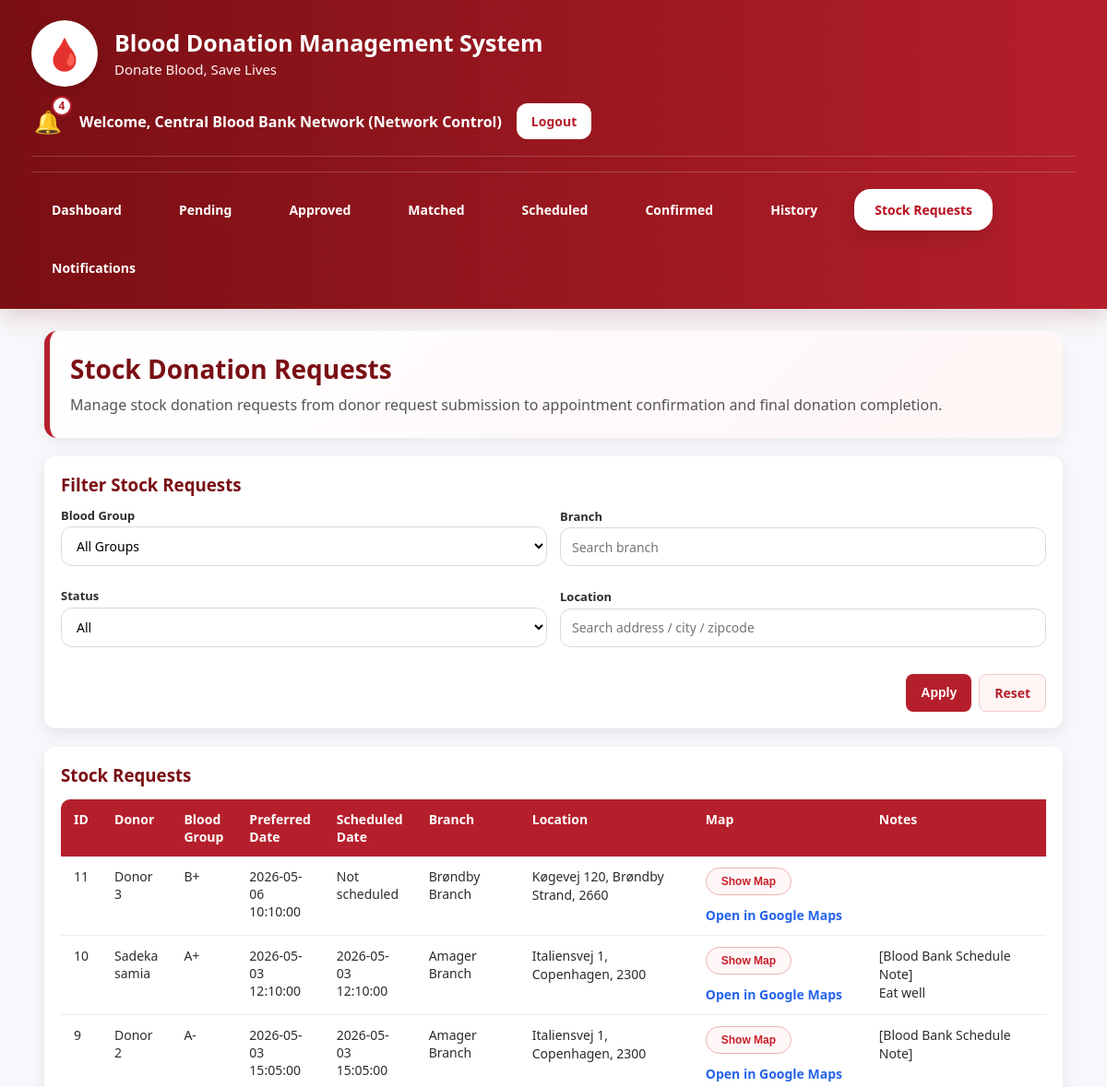
Before: /dashboard/blood_bank_stock_requests.php (signed in, upper part) with the older database file.
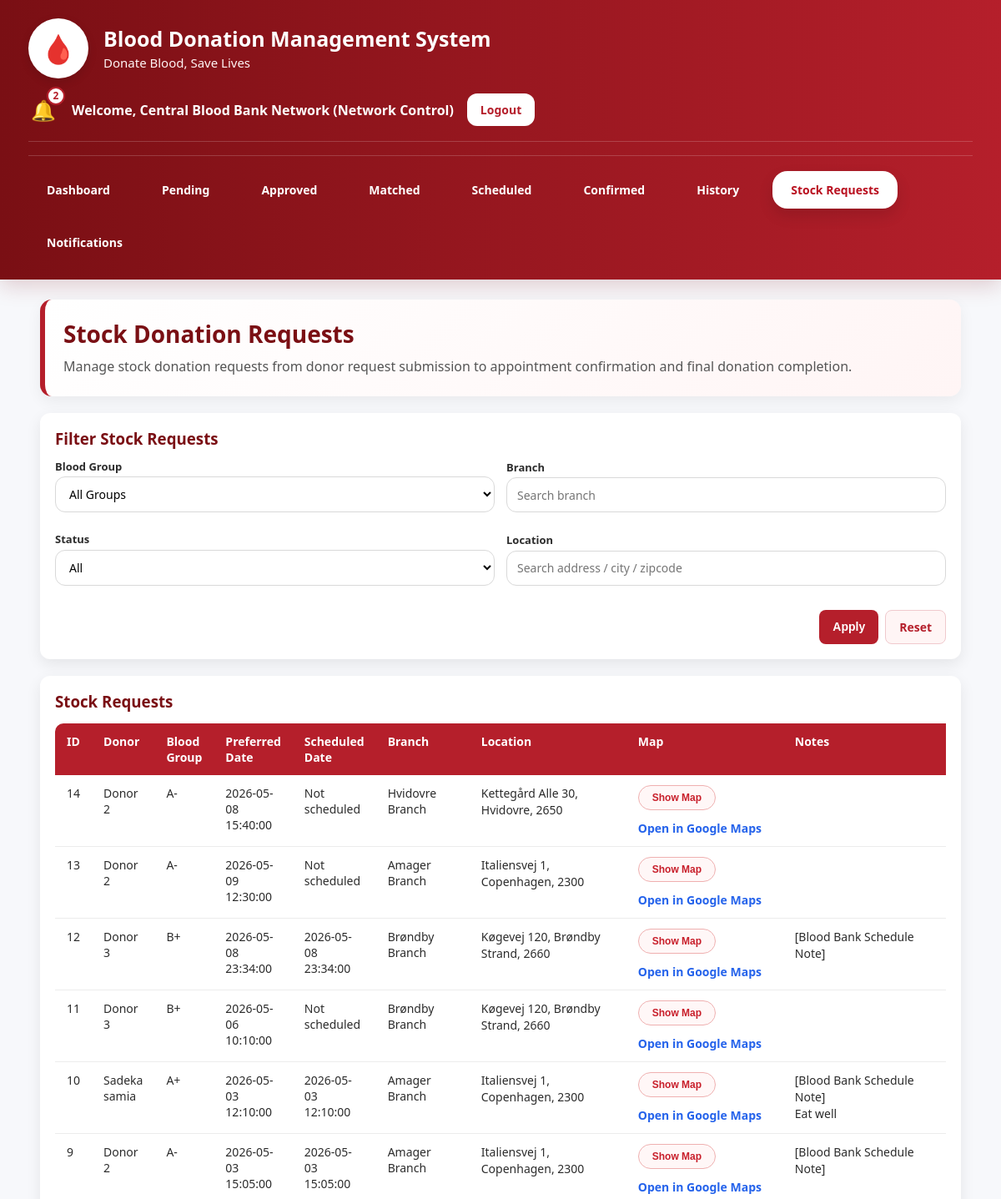
After: the same page with the newer database file.
### tables this page shows
CREATE TABLE `stock_donation_requests` (
  `id` int(11) NOT NULL,
  `donor_id` int(11) NOT NULL,
  `blood_bank_user_id` int(11) NOT NULL,
  `branch_id` int(11) DEFAULT NULL,
  `preferred_date` datetime DEFAULT NULL,
  `scheduled_date` datetime DEFAULT NULL,
  `completed_at` datetime DEFAULT NULL,
  `completion_note` text DEFAULT NULL,
  `notes` text DEFAULT NULL,
  `status` enum('pending','scheduled','confirmed','completed','cancelled') NOT NULL DEFAULT 'pending',
  `created_at` timestamp NOT NULL DEFAULT current_timestamp()
);

CREATE TABLE `users` (
  `id` int(11) NOT NULL,
  `name` varchar(100) NOT NULL,
  `email` varchar(100) NOT NULL,
  `contact_number` varchar(20) DEFAULT NULL,
  `address` varchar(255) DEFAULT NULL,
  `date_of_birth` date DEFAULT NULL,
  `weight` decimal(5,2) DEFAULT NULL,
  `password` varchar(255) NOT NULL,
  `role` enum('admin','blood_bank','donor','recipient') NOT NULL,
  `blood_group` varchar(5) DEFAULT NULL,
  `weight_kg` decimal(5,2) DEFAULT NULL,
  `location` varchar(100) DEFAULT NULL,
  `address_line` varchar(255) DEFAULT NULL,
  `city` varchar(100) DEFAULT NULL,
  `zipcode` varchar(20) DEFAULT NULL,
  `institution_name` varchar(150) DEFAULT NULL,
  `availability` enum('available','not_available') DEFAULT 'available',
  `created_at` timestamp NOT NULL DEFAULT current_timestamp(),
  `account_status` enum('active','inactive') DEFAULT 'active',
  `status` enum('active','inactive') NOT NULL DEFAULT 'active',
  `next_eligible_date` date DEFAULT NULL
);

CREATE TABLE `branches` (
  `id` int(11) NOT NULL,
  `blood_bank_user_id` int(11) NOT NULL,
  `branch_name` varchar(150) NOT NULL,
  `address_line` varchar(255) NOT NULL,
  `city` varchar(100) NOT NULL,
  `zipcode` varchar(20) NOT NULL,
  `contact_number` varchar(30) DEFAULT NULL,
  `is_active` tinyint(1) DEFAULT 1,
  `created_at` timestamp NOT NULL DEFAULT current_timestamp()
);

### functions/network_helper.php (called while the page is built, shortened)
<?php
function getSystemName(){
    return 'Blood Donation Management System';
}
?>

### functions/location_helper.php (called while the page is built, shortened)
<?php
function buildFullLocation($address = '', $city = '', $zipcode = '', $fallback = ''){
    $parts = array_filter([
        trim((string)$address),
        trim((string)$city),
        trim((string)$zipcode)
    ], function($v){
        return $v !== '';
    });
    if(!empty($parts)){
        return implode(', ', $parts);
    }
    return trim((string)$fallback);
}
function buildMapUrl($address = '', $city = '', $zipcode = '', $fallback = ''){
    $fullLocation = buildFullLocation($address, $city, $zipcode, $fallback);
    return "https://www.google.com/maps?q=" . urlencode($fullLocation);
}
function buildEmbedMapUrl($address = '', $city = '', $zipcode = '', $fallback = ''){
    $fullLocation = buildFullLocation($address, $city, $zipcode, $fallback);
    return "https://maps.google.com/maps?q=" . urlencode($fullLocation) . "&output=embed";
}
?>

### dashboard/blood_bank_stock_requests.php (the view, shortened to what the changed rows need)
<?php
include '../config/db.php';
include '../functions/network_helper.php';
include '../functions/location_helper.php';
$blood_bank_id = (int)$_SESSION['user_id'];
$notif_stmt = mysqli_prepare($conn, "SELECT COUNT(*) AS total FROM notifications WHERE user_id = ? AND is_read = 0");
mysqli_stmt_bind_param($notif_stmt, "i", $blood_bank_id);
mysqli_stmt_execute($notif_stmt);
$notif_result = mysqli_stmt_get_result($notif_stmt);
$notif_data = mysqli_fetch_assoc($notif_result);
$notif_count = $notif_data['total'] ?? 0;
$sql = "
    SELECT
        sdr.*,
        donor.name AS donor_name,
        donor.blood_group,
        b.branch_name,
        b.address_line,
        b.city,
        b.zipcode
    FROM stock_donation_requests sdr
    JOIN users donor ON sdr.donor_id = donor.id
    LEFT JOIN branches b ON sdr.branch_id = b.id
    WHERE sdr.blood_bank_user_id = ?
";
$params = [$blood_bank_id];
$types = "i";
$sql .= " ORDER BY sdr.id DESC";
$stmt = mysqli_prepare($conn, $sql);
mysqli_stmt_bind_param($stmt, $types, ...$params);
mysqli_stmt_execute($stmt);
$result = mysqli_stmt_get_result($stmt);
?>
<!DOCTYPE html>
<html>
<head>
    <link rel="stylesheet" href="assets/style.css">
</head>
<body>
<div class="topbar topbar-full bloodbank-shell">
    <div class="container">
        <div class="topbar-header">
            <div class="topbar-left">
                <div class="brand-text">
                    <h2><?php echo htmlspecialchars(getSystemName()); ?></h2>
                </div>
            </div>
            <div class="topbar-right">
                <a href="notifications.php" class="notify" title="Notifications">🔔
                    <span class="notify-badge"><?php echo (int)$notif_count; ?></span>
                </a>
            </div>
        </div>
    </div>
</div>
<div class="container">
    <div class="hero">
        <h1>Stock Donation Requests</h1>
    </div>
    <div class="card">
        <div class="table-scroll-admin">
            <?php if(mysqli_num_rows($result) > 0){ ?>
                <table class="compact-admin-table">
                    <tr>
                        <th>ID</th>
                        <th>Donor</th>
                        <th>Blood Group</th>
                        <th>Preferred Date</th>
                        <th>Scheduled Date</th>
                        <th>Branch</th>
                        <th>Location</th>
                        <th>Map</th>
                        <th>Notes</th>
                        <th>Status</th>
                    </tr>
                    <?php while($row = mysqli_fetch_assoc($result)){ ?>
                        <?php
                        $fullLocation = buildFullLocation(
                            $row['address_line'] ?? '',
                            $row['city'] ?? '',
                            $row['zipcode'] ?? '',
                            ''
                        );
                        $mapUrl = buildMapUrl(
                            $row['address_line'] ?? '',
                            $row['city'] ?? '',
                            $row['zipcode'] ?? '',
                            ''
                        );
                        $embedUrl = buildEmbedMapUrl(
                            $row['address_line'] ?? '',
                            $row['city'] ?? '',
                            $row['zipcode'] ?? '',
                            ''
                        );
                        $mapId = "stockMap" . (int)$row['id'];
                        $statusClass = 'badge-pending';
                        if($row['status'] === 'scheduled'){
                            $statusClass = 'badge-accepted';
                        }
                        if($row['status'] === 'confirmed' || $row['status'] === 'completed'){
                            $statusClass = 'badge-completed';
                        }
                        ?>
                        <tr>
                            <td><?php echo (int)$row['id']; ?></td>
                            <td><?php echo htmlspecialchars($row['donor_name'] ?? 'N/A'); ?></td>
                            <td><?php echo htmlspecialchars($row['blood_group']); ?></td>
                            <td><?php echo htmlspecialchars($row['preferred_date'] ?? ''); ?></td>
                            <td><?php echo htmlspecialchars($row['scheduled_date'] ?? 'Not scheduled'); ?></td>
                            <td><?php echo htmlspecialchars($row['branch_name'] ?? 'Not assigned'); ?></td>
                            <td class="wrap-cell"><?php echo htmlspecialchars($fullLocation); ?></td>
                            <td>
                                <?php if($embedUrl !== ''){ ?>
                                    <div class="map-actions">
                                        <button type="button" class="map-toggle-btn map-toggle-btn-sm" onclick="toggleMap('<?php echo $mapId; ?>', this)">Show Map</button>
                                        <a class="map-open-link" href="<?php echo htmlspecialchars($mapUrl); ?>" target="_blank">Open in Google Maps</a>
                                    </div>
                                <?php } else { ?>
                                    ---
                                <?php } ?>
                            </td>
                            <td class="wrap-cell"><?php echo nl2br(htmlspecialchars($row['notes'] ?? '')); ?></td>
                            <td><span class="badge <?php echo $statusClass; ?>"><?php echo htmlspecialchars($row['status']); ?></span></td>
                        </tr>
                    <?php } ?>
                </table>
            <?php } else { ?>
                <p>No stock donation requests found.</p>
            <?php } ?>
        </div>
    </div>
</div>
</body>
</html>

Changed rows visible on the page:
added stock_donation_requests: id "14", donor.name "Donor 2", donor.blood_group "A-", preferred_date "2026-05-08 15:40:00", scheduled_date "Not scheduled", branch.branch_name "Hvidovre Branch", branch.zipcode "Kettegård Alle 30, Hvidovre, 2650"
added stock_donation_requests: id "13", donor.name "Donor 2", donor.blood_group "A-", preferred_date "2026-05-09 12:30:00", scheduled_date "Not scheduled", branch.branch_name "Amager Branch", branch.zipcode "Italiensvej 1, Copenhagen, 2300"
added stock_donation_requests: id "12", donor.name "Donor 3", donor.blood_group "B+", preferred_date "2026-05-08 23:34:00", scheduled_date "2026-05-08 23:34:00", branch.branch_name "Brøndby Branch", branch.zipcode "Køgevej 120, Brøndby Strand, 2660", notes "[Blood Bank Schedule Note]"
Other visible differences:
$notif_count: "4" → "2"
